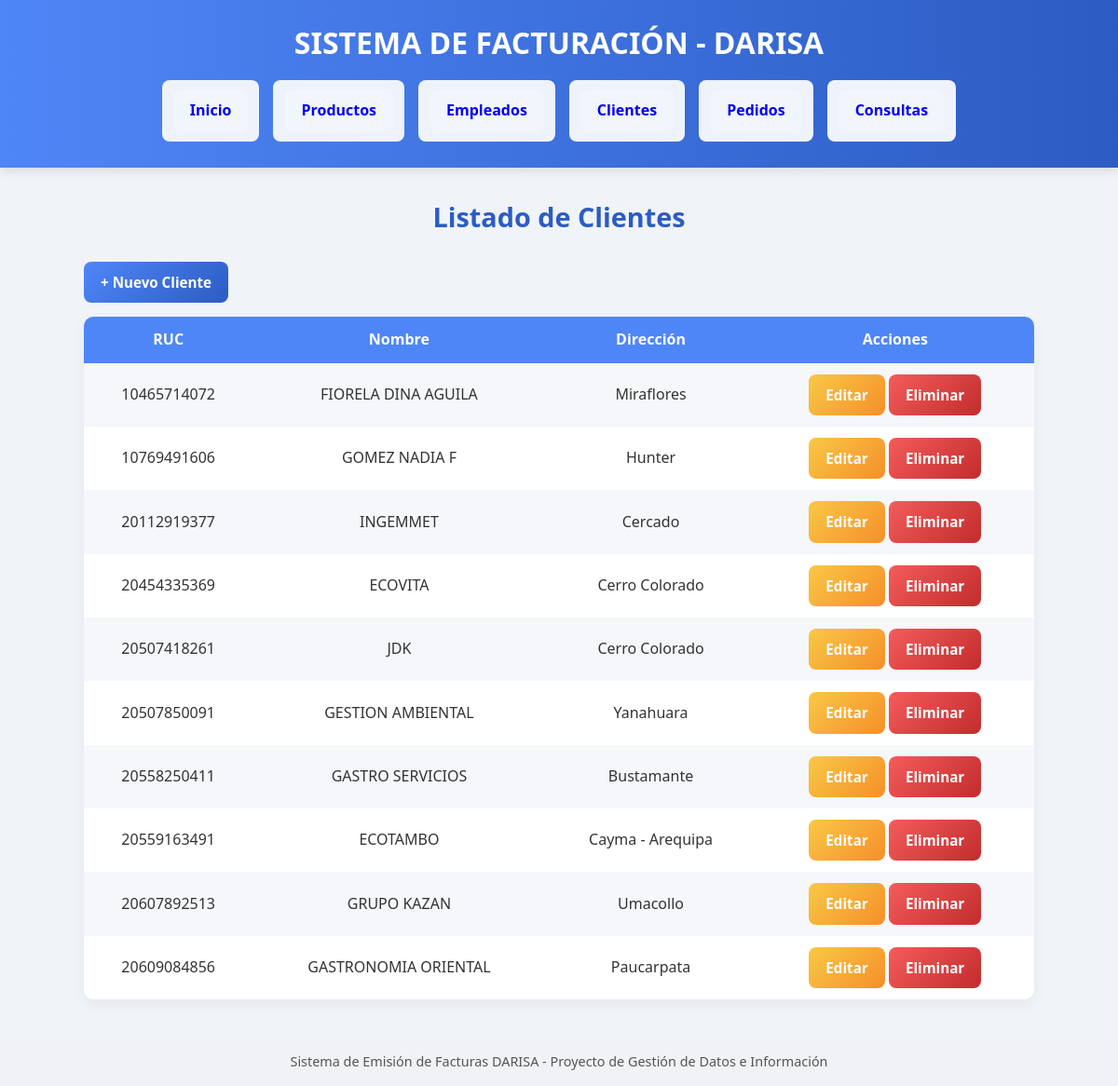
Screenshot of /clientes_listar.php with the database file from the repository.
### tables this page shows
CREATE TABLE Cliente (
  RUC_Cliente VARCHAR(11) NOT NULL,
  ID_NombreCliente INT NULL,
  ID_DireccionCliente INT NULL,
  PRIMARY KEY (RUC_Cliente),
  FOREIGN KEY (ID_DireccionCliente) REFERENCES Cliente_Direccion(ID_DireccionCliente),
  FOREIGN KEY (ID_NombreCliente) REFERENCES Cliente_Nombre(ID_Nombre_Cliente)
);

CREATE TABLE Cliente_Nombre (
  ID_Nombre_Cliente INT NOT NULL AUTO_INCREMENT,
  Nombre_Cliente VARCHAR(45) NULL,
  PRIMARY KEY (ID_Nombre_Cliente)
);

CREATE TABLE Cliente_Direccion (
  ID_DireccionCliente INT NOT NULL AUTO_INCREMENT,
  Direccion_del_Cliente VARCHAR(100) NULL,
  PRIMARY KEY (ID_DireccionCliente)
);

### clientes_listar.php (the view)
<?php
require_once "conexion.php";
require_once "header.php";
?>
<section class="contenedor">
    <h2>Listado de Clientes</h2>
    <a class="btn btn-crear" href="clientes_form.php">+ Nuevo Cliente</a>
    <table>
        <tr>
            <th>RUC</th>
            <th>Nombre</th>
            <th>Dirección</th>
            <th>Acciones</th>
        </tr>
        <?php
        $sql = "
            SELECT
                c.RUC_Cliente AS ruc_cliente,
                cn.nombre_cliente,
                cd.direccion_del_cliente
            FROM Cliente c
            LEFT JOIN Cliente_Nombre cn ON cn.id_nombre_cliente = c.ID_NombreCliente
            LEFT JOIN Cliente_Direccion cd ON cd.id_direccioncliente = c.ID_DireccionCliente
            ORDER BY c.RUC_Cliente
        ";
        $resultado = $conexion->query($sql);
        while ($row = $resultado->fetch_assoc()) {
            echo "<tr>
                    <td>{$row['ruc_cliente']}</td>
                    <td>{$row['nombre_cliente']}</td>
                    <td>{$row['direccion_del_cliente']}</td>
                    <td>
                        <a class='btn btn-editar' href='clientes_form.php?ruc={$row['ruc_cliente']}'>Editar</a>
                        <a class='btn btn-eliminar' href='clientes_eliminar.php?ruc={$row['ruc_cliente']}'
                           onclick=\"return confirm('¿Seguro de eliminar al cliente {$row['ruc_cliente']}?');\">
                           Eliminar
                        </a>
                    </td>
                  </tr>";
        }
        ?>
    </table>
</section>
<?php require_once "footer.php"; ?>

### header.php (shortened to what this page needs)
<!DOCTYPE html>
<html lang="es">
<head>
    <link rel="stylesheet" href="estilos.css">
</head>
<body>
<header>
    <div class="header-container">
        <h1>SISTEMA DE FACTURACIÓN - DARISA</h1>
        <nav>
            <ul>
                <li><a href="index.php">Inicio</a></li>
                <li><a href="productos_listar.php">Productos</a></li>
                <li><a href="empleados_listar.php">Empleados</a></li>
                <li><a href="clientes_listar.php">Clientes</a></li>
                <li><a href="pedidos.php">Pedidos</a></li>
                <li><a href="consultas.php">Consultas</a></li>
            </ul>
        </nav>
    </div>
</header>
<main class="contenedor">

### footer.php (shortened to what this page needs)
</main>
<footer>
    <p>Sistema de Emisión de Facturas DARISA - Proyecto de Gestión de Datos e Información</p>
</footer>
</body>
</html>

### estilos.css (style rules this page uses)
* { margin: 0; padding: 0; box-sizing: border-box; }
body { font-family: 'Segoe UI', Tahoma, Geneva, Verdana, sans-serif; background: #f0f4f8; color: #333; line-height: 1.6; }
header { background: linear-gradient(90deg, #4f86f7, #2c5cc3); color: #fff; padding: 20px 0; box-shadow: 0 4px 10px rgba(0,0,0,0.1); }
.header-container { max-width: 1200px; margin: 0 auto; display: flex; flex-direction: column; align-items: center; gap: 15px; }
header h1 { font-size: 2rem; font-weight: 700; }
nav ul { list-style: none; display: flex; gap: 15px; }
nav li { margin: 0; }
nav a { text-decoration: none; font-weight: 600; padding: 10px 18px; border-radius: 8px; background: rgba(255,255,255,0.15); transition: all 0.3s ease; }
.contenedor { max-width: 1100px; margin: 30px auto; padding: 0 20px; }
h2 { text-align: center; font-size: 1.8em; margin-bottom: 25px; color: #2c5cc3; }
.btn { display: inline-block; padding: 10px 18px; font-size: 0.95em; font-weight: 600; text-decoration: none; color: #fff; border: none; border-radius: 8px; cursor: pointer; transition: all 0.3s ease; }
.btn-crear { background: linear-gradient(135deg, #4f86f7, #2c5cc3); }
.btn-editar { background: linear-gradient(135deg, #f9c846, #f58f29); }
.btn-eliminar { background: linear-gradient(135deg, #f45c5c, #c32c2c); }
table { width: 100%; border-collapse: collapse; background: #fff; box-shadow: 0 6px 15px rgba(0,0,0,0.05); border-radius: 10px; overflow: hidden; margin-top: 15px; }
th, td { padding: 12px 15px; text-align: center; }
th { background: #4f86f7; color: #fff; font-weight: 600; }
tr:nth-child(even) { background: #f5f7fb; }
ul { list-style: none; padding: 0; }
ul li { background: #eef3fb; padding: 10px 12px; margin-bottom: 8px; border-radius: 8px; display: flex; justify-content: space-between; font-weight: 500; }
footer { background: #f0f2f5; text-align: center; padding: 15px 0; margin-top: 40px; color: #555; font-size: 0.9rem; }

### rows the page displays
cliente: RUC_Cliente "10465714072", ID_NombreCliente.Nombre_Cliente "FIORELA DINA AGUILA", ID_DireccionCliente.Direccion_del_Cliente "Miraflores"
cliente: RUC_Cliente "10769491606", ID_NombreCliente.Nombre_Cliente "GOMEZ NADIA F", ID_DireccionCliente.Direccion_del_Cliente "Hunter"
cliente: RUC_Cliente "20112919377", ID_NombreCliente.Nombre_Cliente "INGEMMET", ID_DireccionCliente.Direccion_del_Cliente "Cercado"
cliente: RUC_Cliente "20454335369", ID_NombreCliente.Nombre_Cliente "ECOVITA", ID_DireccionCliente.Direccion_del_Cliente "Cerro Colorado"
cliente: RUC_Cliente "20507418261", ID_NombreCliente.Nombre_Cliente "JDK", ID_DireccionCliente.Direccion_del_Cliente "Cerro Colorado"
cliente: RUC_Cliente "20507850091", ID_NombreCliente.Nombre_Cliente "GESTION AMBIENTAL", ID_DireccionCliente.Direccion_del_Cliente "Yanahuara"
cliente: RUC_Cliente "20558250411", ID_NombreCliente.Nombre_Cliente "GASTRO SERVICIOS", ID_DireccionCliente.Direccion_del_Cliente "Bustamante"
cliente: RUC_Cliente "20559163491", ID_NombreCliente.Nombre_Cliente "ECOTAMBO", ID_DireccionCliente.Direccion_del_Cliente "Cayma - Arequipa"
cliente: RUC_Cliente "20607892513", ID_NombreCliente.Nombre_Cliente "GRUPO KAZAN", ID_DireccionCliente.Direccion_del_Cliente "Umacollo"
cliente: RUC_Cliente "20609084856", ID_NombreCliente.Nombre_Cliente "GASTRONOMIA ORIENTAL", ID_DireccionCliente.Direccion_del_Cliente "Paucarpata"
